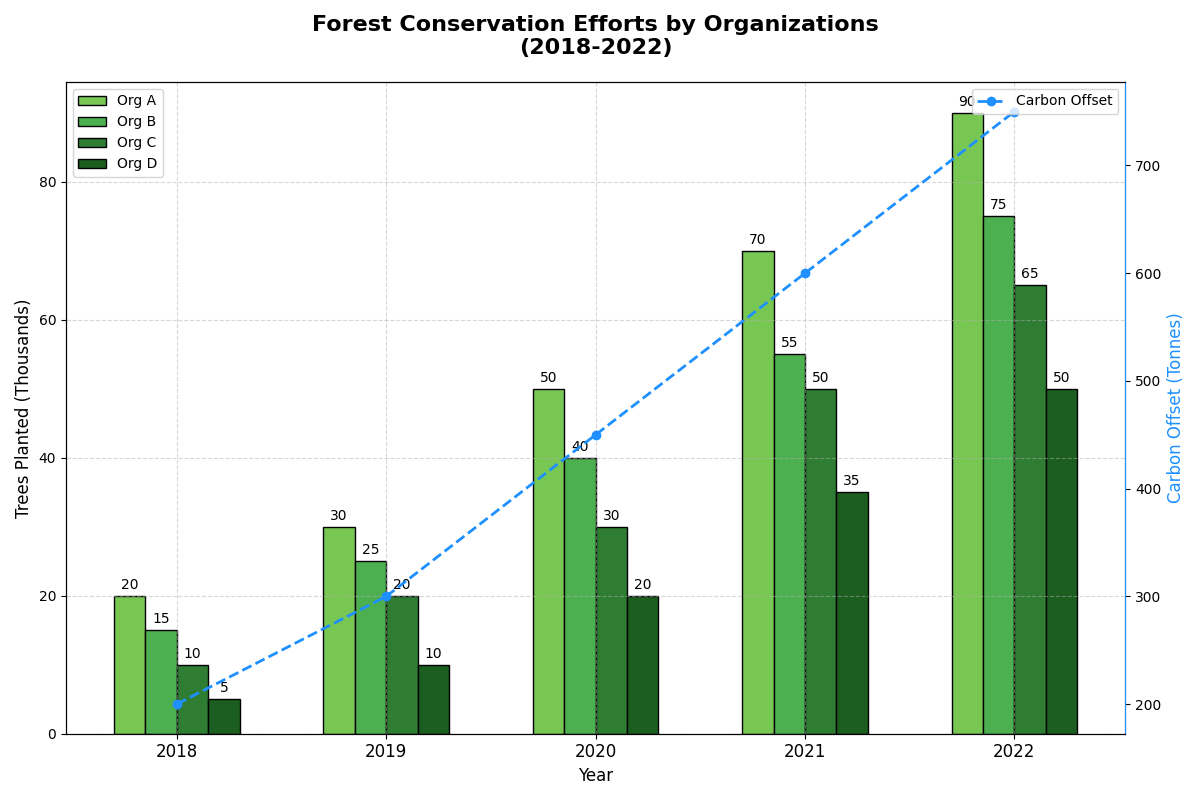

The Python source for this figure:
import matplotlib.pyplot as plt
import numpy as np

# Data for tree plantation activities (in thousands) for each organization over five years
years = ['2018', '2019', '2020', '2021', '2022']
org_A = np.array([20, 30, 50, 70, 90])
org_B = np.array([15, 25, 40, 55, 75])
org_C = np.array([10, 20, 30, 50, 65])
org_D = np.array([5, 10, 20, 35, 50])  # New data for Org D

# Data for impact in terms of carbon offset (in tonnes per year)
carbon_offset = np.array([200, 300, 450, 600, 750])

# Plotting the main bar chart
fig, ax1 = plt.subplots(figsize=(12, 8))

width = 0.15  # Adjust the width to accommodate the new bars
x = np.arange(len(years))

bar1 = ax1.bar(x - 1.5*width, org_A, width, label='Org A', color='#79C753', edgecolor='black')
bar2 = ax1.bar(x - 0.5*width, org_B, width, label='Org B', color='#4CAF50', edgecolor='black')
bar3 = ax1.bar(x + 0.5*width, org_C, width, label='Org C', color='#2E7D32', edgecolor='black')
bar4 = ax1.bar(x + 1.5*width, org_D, width, label='Org D', color='#1B5E20', edgecolor='black')  # Plot for Org D

ax1.set_title('Forest Conservation Efforts by Organizations\n(2018-2022)', fontsize=16, fontweight='bold', pad=20)
ax1.set_xlabel('Year', fontsize=12)
ax1.set_ylabel('Trees Planted (Thousands)', fontsize=12)
ax1.set_xticks(x)
ax1.set_xticklabels(years, fontsize=12)
ax1.legend(loc='upper left')
ax1.grid(visible=True, linestyle='--', alpha=0.5)

# Adding text labels on the bars
def add_labels(bars):
    for bar in bars:
        height = bar.get_height()
        ax1.annotate(f'{height}',
                     xy=(bar.get_x() + bar.get_width() / 2, height),
                     xytext=(0, 3),
                     textcoords="offset points",
                     ha='center', va='bottom')

add_labels(bar1)
add_labels(bar2)
add_labels(bar3)
add_labels(bar4)  # Add labels for Org D

# Adding a secondary y-axis for carbon offset impact
ax2 = ax1.twinx()
ax2.plot(years, carbon_offset, color='dodgerblue', marker='o', linestyle='--', linewidth=2, label='Carbon Offset')
ax2.set_ylabel('Carbon Offset (Tonnes)', fontsize=12, color='dodgerblue')
ax2.spines['right'].set_color('dodgerblue')

# Adding a legend for the secondary y-axis
ax2.legend(loc='upper right')

# Adjust layout to prevent overlap
plt.tight_layout()

# Show the plot
plt.show()
